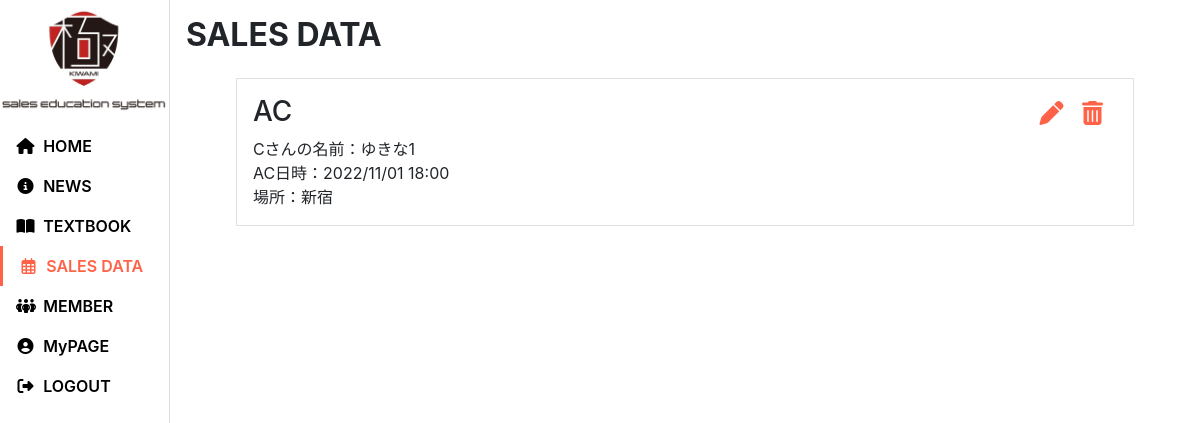
Before: /sales/ac/2/ (signed in) with the older database file.
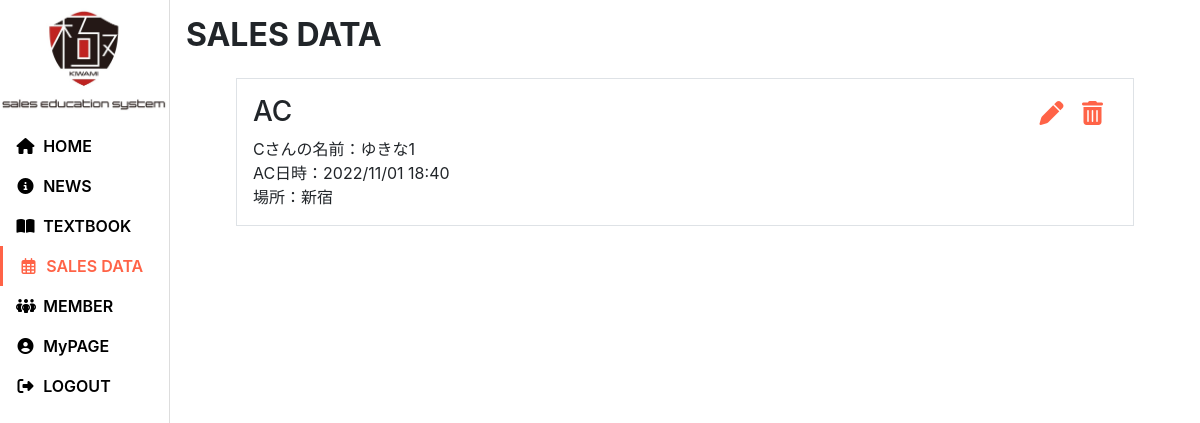
After: the same page with the newer database file.
### sales/models.py (models this page shows, shortened)
class AC(models.Model):
    dt      = models.DateTimeField(verbose_name="投稿日時", default=timezone.now)
    user    = models.ForeignKey(settings.AUTH_USER_MODEL, verbose_name="投稿者", on_delete=models.CASCADE)
    ac_date = models.DateTimeField(verbose_name="AC日時")
    c_name  = models.CharField(verbose_name="Cさんの名前", max_length=10, null=True, blank=True)
    place   = models.CharField(verbose_name="AC場所", max_length=200, null=True, blank=True)

### sales/views.py (the view, shortened to what this page needs)
class ACDetailView(LoginRequiredMixin,View):
    def get(self, request, pk, *args, **kwargs):
        context = {}
        context["ac"]   = AC.objects.filter(id=pk).first()
        return render(request, "sales/ac_detail.html", context)

### templates/sales/ac_detail.html (shortened to what this page needs)
{% extends "oneall/base.html" %}
{% load static %}
{% block extra_head %}
<link rel="stylesheet" href="{% static 'sales/css/index.css' %}">
<link rel="stylesheet" href="{% static 'sales/css/detail.css' %}">
{% endblock %}
{% block main %}
<h1>SALES DATA</h1>
<div class="sales_data_detail border">
    <div class="sales_data_icons">
        <label class="sales_data_icon edit" value="{{ ac.id }}" for="ac_edit_chk"><i class="fa-solid fa-pen"></i></label>
        <button class="sales_data_icon trash" value="{{ ac.id }}"><i class="fa-solid fa-trash-can"></i></button>
    </div>
    <div class="sales_data_detail_content">
        <h3>AC</h3>
        <div>Cさんの名前：{{ ac.c_name }}</div>
        <div>AC日時：{{ ac.ac_date|date:'Y/m/d H:i' }}</div>
        {% if ac.place %}
        <div>場所：{{ ac.place|linebreaksbr|default:'' }}</div>
        {% endif %}
    </div>
</div>
{% endblock %}

Changed rows visible on the page:
changed AC "ゆきな1": ac_date "2022/11/01 18:00" → "2022/11/01 18:40"
